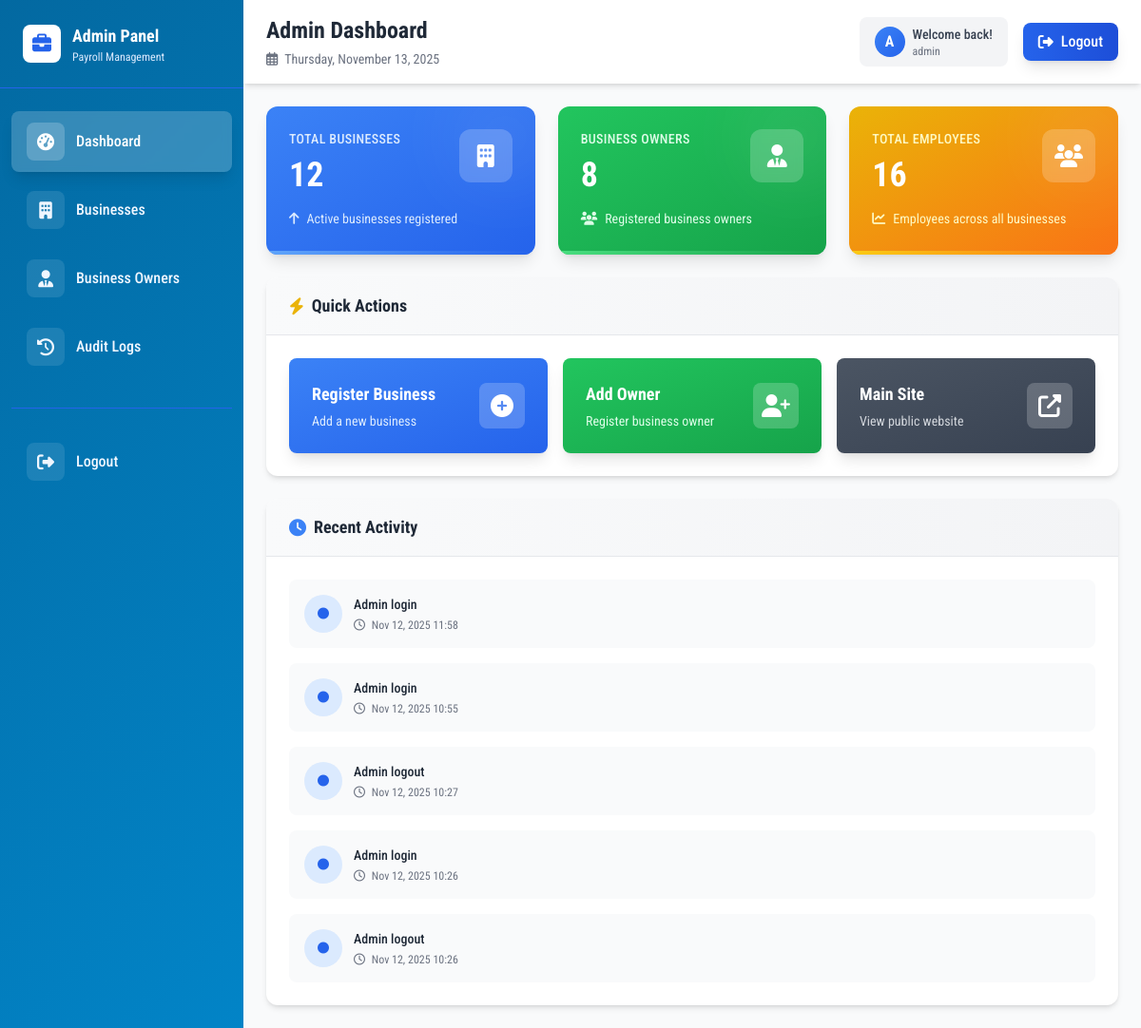
Page /pyroll_ms_admin/admin/views/dashboard.php (signed in) on the committed database.
### tables this page shows
CREATE TABLE `audit_logs` (
  `id` int NOT NULL,
  `admin_id` int NOT NULL,
  `admin_username` varchar(225) DEFAULT NULL,
  `action` varchar(100) DEFAULT NULL,
  `details` text,
  `created_at` timestamp NULL DEFAULT CURRENT_TIMESTAMP,
  `updated_at` timestamp NOT NULL DEFAULT CURRENT_TIMESTAMP,
  `deleted_at` timestamp NULL DEFAULT NULL
);

### pyroll_ms_admin/admin/views/dashboard.php (the view, shortened to what the rows shown need)
<?php
require_once '../../config/database.php';
$recent_activities = [];
$sql = "SELECT * FROM audit_logs ORDER BY created_at DESC LIMIT 5";
$result = $conn->query($sql);
if ($result) {
    while ($row = $result->fetch_assoc()) {
        $recent_activities[] = $row;
    }
}
?>
<!DOCTYPE html>
<html lang="en">
<head>
    <script src="https://cdn.tailwindcss.com"></script>
    <link rel="stylesheet" href="https://cdnjs.cloudflare.com/ajax/libs/font-awesome/6.4.0/css/all.min.css">
</head>
<body class="bg-gray-50 min-h-screen font-roboto antialiased">
    <div class="flex h-screen overflow-hidden">
        <div class="flex-1 flex flex-col overflow-hidden">
            <header class="bg-white shadow-md z-10">
                <div class="px-6 py-4 flex justify-between items-center">
                    <div>
                        <h1 class="text-2xl font-bold text-gray-800">Admin Dashboard</h1>
                    </div>
                </div>
            </header>
            <main class="flex-1 overflow-y-auto bg-gray-50">
                <div class="p-6 space-y-6">
                    <div class="bg-white rounded-xl shadow-md overflow-hidden">
                        <div class="p-6">
                            <?php if (!empty($recent_activities)): ?>
                                <div class="space-y-4">
                                    <?php foreach ($recent_activities as $activity): ?>
                                        <div class="flex items-start space-x-3 p-4 bg-gray-50 rounded-lg hover:bg-gray-100 transition-colors">
                                            <div class="w-10 h-10 bg-blue-100 rounded-full flex items-center justify-center flex-shrink-0">
                                                <i class="fas fa-circle text-blue-600 text-xs"></i>
                                            </div>
                                            <div class="flex-1">
                                                <p class="text-sm text-gray-800 font-medium"><?php echo htmlspecialchars($activity['action'] ?? 'Activity'); ?></p>
                                                <p class="text-xs text-gray-500 mt-1">
                                                    <i class="far fa-clock mr-1"></i>
                                                    <?php echo isset($activity['created_at']) ? date('M d, Y H:i', strtotime($activity['created_at'])) : 'N/A'; ?>
                                                </p>
                                            </div>
                                        </div>
                                    <?php endforeach; ?>
                                </div>
                            <?php endif; ?>
                        </div>
                    </div>
                </div>
            </main>
        </div>
    </div>
</body>
</html>

### rows in the picture
audit_logs: action "Admin login", created_at "Nov 12, 2025 11:58"
audit_logs: action "Admin login", created_at "Nov 12, 2025 10:55"
audit_logs: action "Admin logout", created_at "Nov 12, 2025 10:27"
audit_logs: action "Admin login", created_at "Nov 12, 2025 10:26"
audit_logs: action "Admin logout", created_at "Nov 12, 2025 10:26"

### other values in the picture
substr($_SESSION['admin_username'], 0, 1) "A"
$_SESSION['admin_username'] "admin"
$stats['businesses'] "12"
$stats['owners'] "8"
$stats['employees'] "16"
